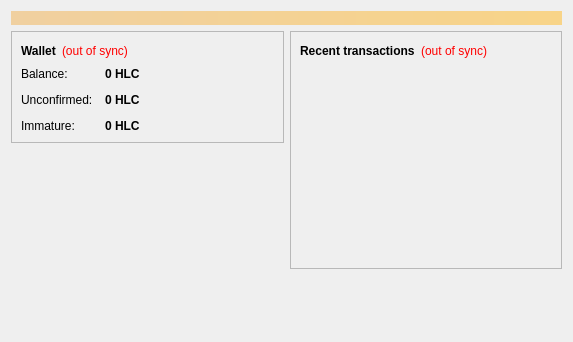
<?xml version="1.0" encoding="UTF-8"?>
<ui version="4.0">
 <class>OverviewPage</class>
 <widget class="QWidget" name="OverviewPage">
  <property name="geometry">
   <rect>
    <x>0</x>
    <y>0</y>
    <width>573</width>
    <height>342</height>
   </rect>
  </property>
  <property name="windowTitle">
   <string>Form</string>
  </property>
  <layout class="QVBoxLayout" name="topLayout">
   <item>
    <widget class="QLabel" name="labelAlerts">
     <property name="visible">
      <bool>false</bool>
     </property>
     <property name="styleSheet">
      <string notr="true">background-color: qlineargradient(x1: 0, y1: 0, x2: 1, y2: 0, stop:0 #F0D0A0, stop:1 #F8D488); color:#000000;</string>
     </property>
     <property name="wordWrap">
      <bool>true</bool>
     </property>
     <property name="margin">
      <number>3</number>
     </property>
    </widget>
   </item>
   <item>
    <layout class="QHBoxLayout" name="horizontalLayout" stretch="1,1">
     <item>
      <layout class="QVBoxLayout" name="verticalLayout_2">
       <item>
        <widget class="QFrame" name="frame">
         <property name="frameShape">
          <enum>QFrame::StyledPanel</enum>
         </property>
         <property name="frameShadow">
          <enum>QFrame::Raised</enum>
         </property>
         <layout class="QVBoxLayout" name="verticalLayout_4">
          <item>
           <layout class="QHBoxLayout" name="horizontalLayout_4">
            <item>
             <widget class="QLabel" name="label_5">
              <property name="font">
               <font>
                <weight>75</weight>
                <bold>true</bold>
               </font>
              </property>
              <property name="text">
               <string>Wallet</string>
              </property>
             </widget>
            </item>
            <item>
             <widget class="QLabel" name="labelWalletStatus">
              <property name="toolTip">
               <string>The displayed information may be out of date. Your wallet automatically synchronizes with the HSHLcoin network after a connection is established, but this process has not completed yet.</string>
              </property>
              <property name="styleSheet">
               <string notr="true">QLabel { color: red; }</string>
              </property>
              <property name="text">
               <string notr="true">(out of sync)</string>
              </property>
              <property name="alignment">
               <set>Qt::AlignLeading|Qt::AlignLeft|Qt::AlignVCenter</set>
              </property>
             </widget>
            </item>
            <item>
             <spacer name="horizontalSpacer_2">
              <property name="orientation">
               <enum>Qt::Horizontal</enum>
              </property>
              <property name="sizeHint" stdset="0">
               <size>
                <width>40</width>
                <height>20</height>
               </size>
              </property>
             </spacer>
            </item>
           </layout>
          </item>
          <item>
           <layout class="QFormLayout" name="formLayout_2">
            <property name="fieldGrowthPolicy">
             <enum>QFormLayout::AllNonFixedFieldsGrow</enum>
            </property>
            <property name="horizontalSpacing">
             <number>12</number>
            </property>
            <property name="verticalSpacing">
             <number>12</number>
            </property>
            <item row="0" column="0">
             <widget class="QLabel" name="label">
              <property name="text">
               <string>Balance:</string>
              </property>
             </widget>
            </item>
            <item row="0" column="1">
             <widget class="QLabel" name="labelBalance">
              <property name="font">
               <font>
                <weight>75</weight>
                <bold>true</bold>
               </font>
              </property>
              <property name="cursor">
               <cursorShape>IBeamCursor</cursorShape>
              </property>
              <property name="toolTip">
               <string>Your current balance</string>
              </property>
              <property name="text">
               <string notr="true">0 HLC</string>
              </property>
              <property name="textInteractionFlags">
               <set>Qt::LinksAccessibleByMouse|Qt::TextSelectableByKeyboard|Qt::TextSelectableByMouse</set>
              </property>
             </widget>
            </item>
            <item row="1" column="0">
             <widget class="QLabel" name="label_3">
              <property name="text">
               <string>Unconfirmed:</string>
              </property>
             </widget>
            </item>
            <item row="1" column="1">
             <widget class="QLabel" name="labelUnconfirmed">
              <property name="font">
               <font>
                <weight>75</weight>
                <bold>true</bold>
               </font>
              </property>
              <property name="cursor">
               <cursorShape>IBeamCursor</cursorShape>
              </property>
              <property name="toolTip">
               <string>Total of transactions that have yet to be confirmed, and do not yet count toward the current balance</string>
              </property>
              <property name="text">
               <string notr="true">0 HLC</string>
              </property>
              <property name="textInteractionFlags">
               <set>Qt::LinksAccessibleByMouse|Qt::TextSelectableByKeyboard|Qt::TextSelectableByMouse</set>
              </property>
             </widget>
            </item>
            <item row="2" column="0">
             <widget class="QLabel" name="labelImmatureText">
              <property name="text">
               <string>Immature:</string>
              </property>
             </widget>
            </item>
            <item row="2" column="1">
             <widget class="QLabel" name="labelImmature">
              <property name="font">
               <font>
                <weight>75</weight>
                <bold>true</bold>
               </font>
              </property>
              <property name="toolTip">
               <string>Mined balance that has not yet matured</string>
              </property>
              <property name="text">
               <string notr="true">0 HLC</string>
              </property>
              <property name="textInteractionFlags">
               <set>Qt::LinksAccessibleByMouse|Qt::TextSelectableByKeyboard|Qt::TextSelectableByMouse</set>
              </property>
             </widget>
            </item>
           </layout>
          </item>
         </layout>
        </widget>
       </item>
       <item>
        <spacer name="verticalSpacer">
         <property name="orientation">
          <enum>Qt::Vertical</enum>
         </property>
         <property name="sizeHint" stdset="0">
          <size>
           <width>20</width>
           <height>40</height>
          </size>
         </property>
        </spacer>
       </item>
      </layout>
     </item>
     <item>
      <layout class="QVBoxLayout" name="verticalLayout_3">
       <item>
        <widget class="QFrame" name="frame_2">
         <property name="frameShape">
          <enum>QFrame::StyledPanel</enum>
         </property>
         <property name="frameShadow">
          <enum>QFrame::Raised</enum>
         </property>
         <layout class="QVBoxLayout" name="verticalLayout">
          <item>
           <layout class="QHBoxLayout" name="horizontalLayout_2">
            <item>
             <widget class="QLabel" name="label_4">
              <property name="text">
               <string>&lt;b&gt;Recent transactions&lt;/b&gt;</string>
              </property>
             </widget>
            </item>
            <item>
             <widget class="QLabel" name="labelTransactionsStatus">
              <property name="toolTip">
               <string>The displayed information may be out of date. Your wallet automatically synchronizes with the HSHLcoin network after a connection is established, but this process has not completed yet.</string>
              </property>
              <property name="styleSheet">
               <string notr="true">QLabel { color: red; }</string>
              </property>
              <property name="text">
               <string notr="true">(out of sync)</string>
              </property>
              <property name="alignment">
               <set>Qt::AlignRight|Qt::AlignTrailing|Qt::AlignVCenter</set>
              </property>
             </widget>
            </item>
            <item>
             <spacer name="horizontalSpacer">
              <property name="orientation">
               <enum>Qt::Horizontal</enum>
              </property>
              <property name="sizeHint" stdset="0">
               <size>
                <width>40</width>
                <height>20</height>
               </size>
              </property>
             </spacer>
            </item>
           </layout>
          </item>
          <item>
           <widget class="QListView" name="listTransactions">
            <property name="styleSheet">
             <string notr="true">QListView { background: transparent; }</string>
            </property>
            <property name="frameShape">
             <enum>QFrame::NoFrame</enum>
            </property>
            <property name="verticalScrollBarPolicy">
             <enum>Qt::ScrollBarAlwaysOff</enum>
            </property>
            <property name="horizontalScrollBarPolicy">
             <enum>Qt::ScrollBarAlwaysOff</enum>
            </property>
            <property name="selectionMode">
             <enum>QAbstractItemView::NoSelection</enum>
            </property>
           </widget>
          </item>
         </layout>
        </widget>
       </item>
       <item>
        <spacer name="verticalSpacer_2">
         <property name="orientation">
          <enum>Qt::Vertical</enum>
         </property>
         <property name="sizeHint" stdset="0">
          <size>
           <width>20</width>
           <height>40</height>
          </size>
         </property>
        </spacer>
       </item>
      </layout>
     </item>
    </layout>
   </item>
  </layout>
 </widget>
 <resources/>
 <connections/>
</ui>
